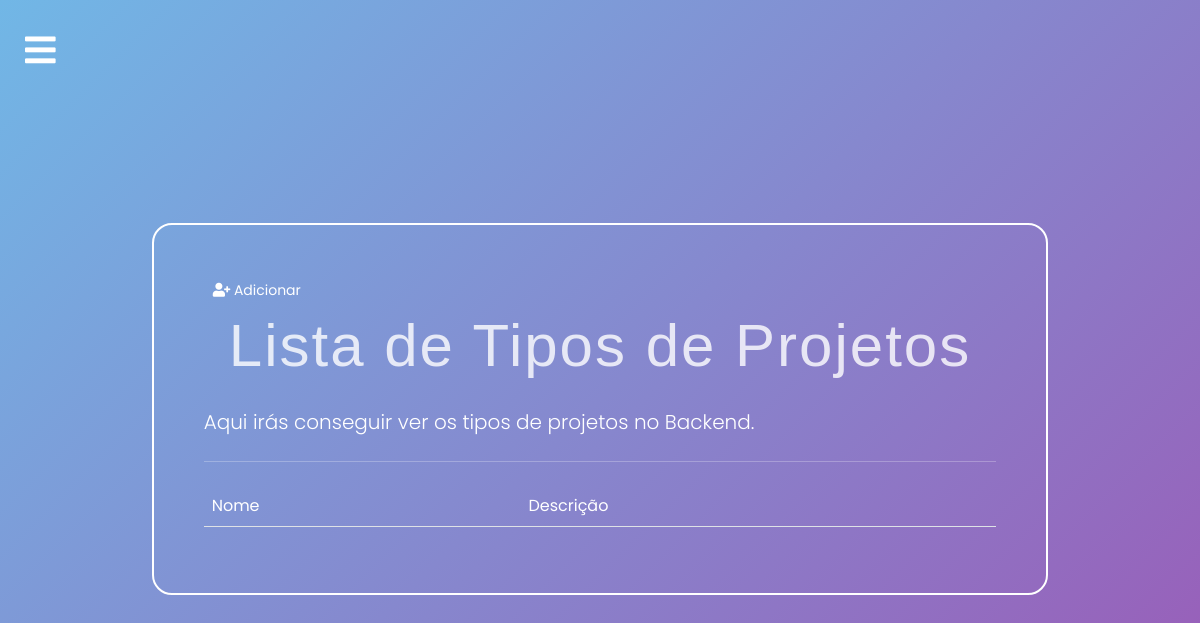
The app's page /backend/tipo-projetos/list/ (signed in), older data.
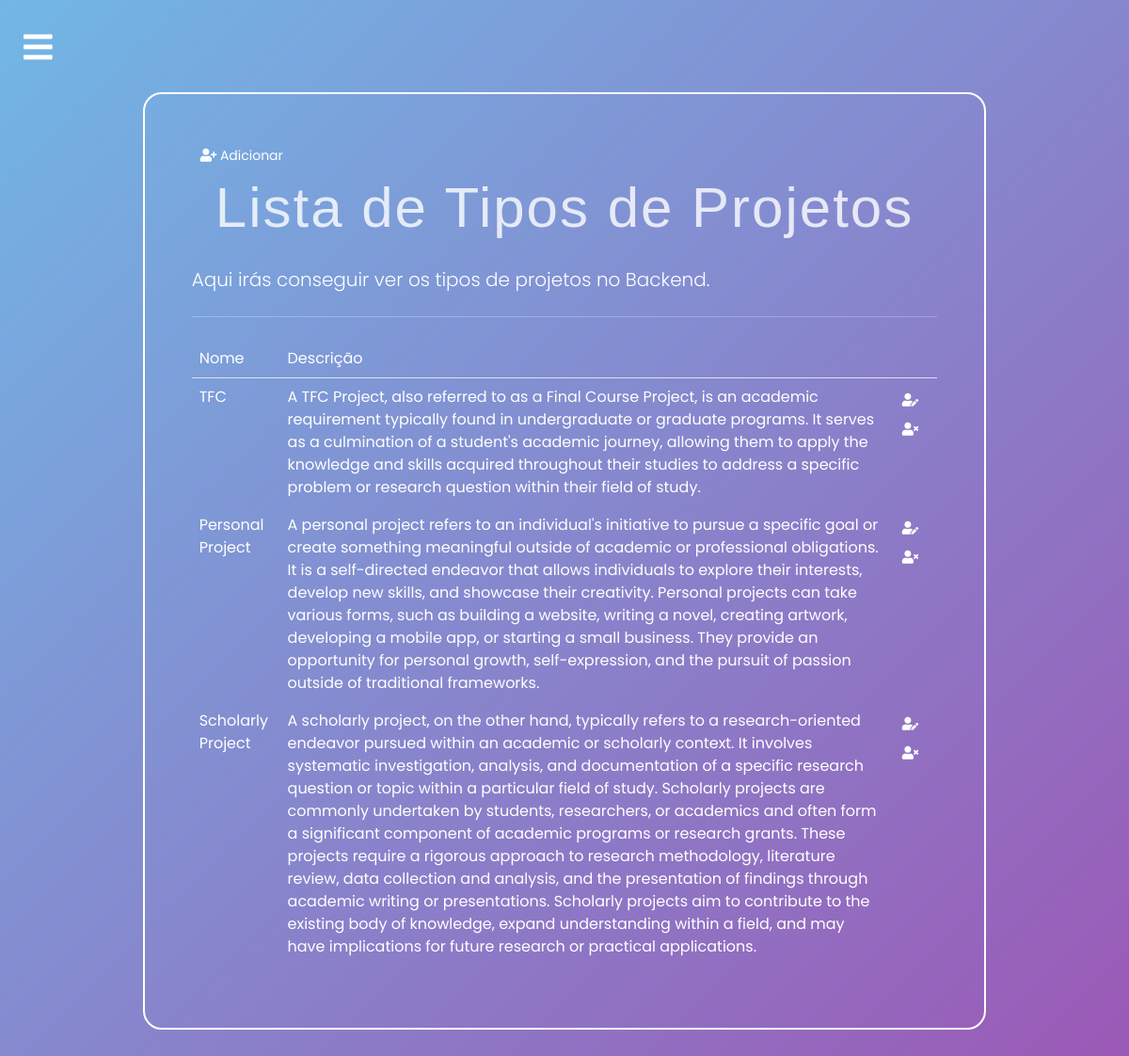
The same page, newer data.
### portofolio/models.py (models this page shows, shortened)
class TipoProjeto(models.Model):
    nome = models.CharField(max_length=255)
    descricao = models.TextField()

### portofolio/views.py (the view)
# urls.py: path('backend/tipo-projetos/list/', views.tipo_projetos_list, name='tipo_projetos_list'), # get req. to retrieve and display all records
@login_required
def tipo_projetos_list(request):
    context = {'tipo_projetos_list': TipoProjeto.objects.all()}
    return render(request, 'portofolio/tipos/tipo_projetos/tipo_projeto_list.html', context)

### portofolio/templates/portofolio/tipos/tipo_projetos/tipo_projeto_list.html (shortened to what this page needs)
{%extends 'portofolio/base.html' %}
{%load crispy_forms_tags%}
{%block content%}
<div class="container">
    <div class="col-md-10 offset-md-1 mt-5">
        <div class="limiter-form jumbotron">
            <a href="{%url 'portofolio:tipo_projetos_insert'%}" class="btn btn-primary btn-sm">
                <i class="fas fa-user-plus"></i>
                Adicionar
            </a>
            <h1 class="display-4">Lista de Tipos de Projetos</h1>
            <p class="lead">Aqui irás conseguir ver os tipos de projetos no Backend.</p>
            <hr class="my-4">
            <table class="table table-borderless">
                <thead class="border-bottom font-weight-bold">
                    <tr>
                        <td>Nome</td>
                        <td>Descrição</td>
                    </tr>
                    <tbody>
                        {%for tipos in tipo_projetos_list%}
                        <tr>
                            <td>{{tipos.nome}}</td>
                            <td>{{tipos.descricao}}</td>
                            <td>
                                <a href="{%url 'portofolio:tipo_projeto_update' tipos.id%}" class="btn btn-warning btn-sm">
                                    <i class="fas fa-user-edit"></i>
                                </a>
                                <form action="{%url 'portofolio:tipo_projeto_delete' tipos.id%}" method="post" class="d-inline">
                                    <button type="submit" class="btn btn-danger btn-sm">
                                        <i class="fas fa-user-times"></i>
                                    </button>
                                </form>
                            </td>
                        </tr>
                        {% endfor %}
                    </tbody>
                </thead>
            </table>
        </div>
    </div>
</div>
{%endblock%}

Row changes from the older to the newer data that the page shows:
added TipoProjeto: nome "TFC", descricao "A TFC Project, also referred to as a Final Course Project, is an academic requirement typically found in undergraduate or graduate programs. It serves as a culmination of a student's academic journey, allowing them to apply the knowledge and skills acquired throughout their studies to address a specific problem or research question within their field of study."
added TipoProjeto: nome "Personal Project", descricao "A personal project refers to an individual's initiative to pursue a specific goal or create something meaningful outside of academic or professional obligations. It is a self-directed endeavor that allows individuals to explore their interests, develop new skills, and showcase their creativity. Personal projects can take various forms, such as building a website, writing a novel, creating artwork, developing a mobile app, or starting a small business. They provide an opportunity for personal growth, self-expression, and the pursuit of passion outside of traditional frameworks."
added TipoProjeto: nome "Scholarly Project", descricao "A scholarly project, on the other hand, typically refers to a research-oriented endeavor pursued within an academic or scholarly context. It involves systematic investigation, analysis, and documentation of a specific research question or topic within a particular field of study. Scholarly projects are commonly undertaken by students, researchers, or academics and often form a significant component of academic programs or research grants. These projects require a rigorous approach to research methodology, literature review, data collection and analysis, and the presentation of findings through academic writing or presentations. Scholarly projects aim to contribute to the existing body of…"
